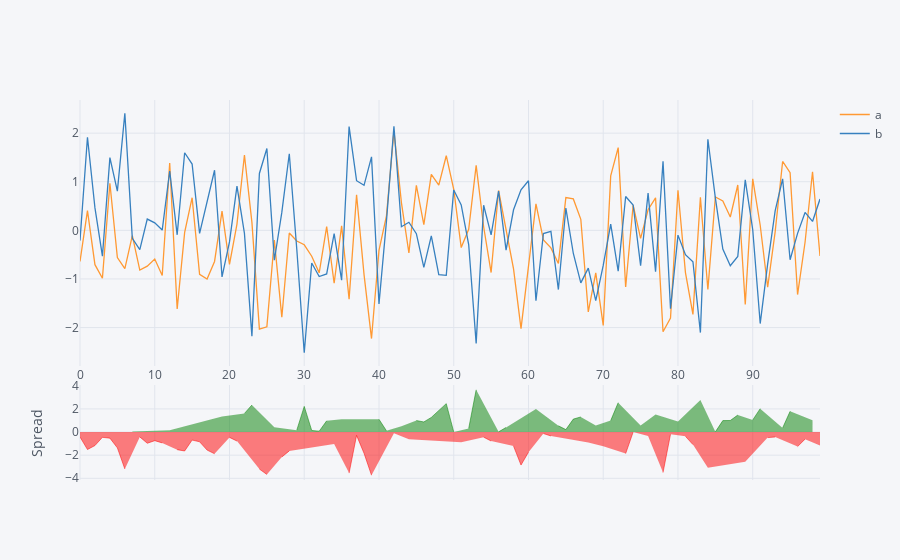

Source (notebook cell):
### Code cell
df[["a", "b"]].iplot(kind="spread")
